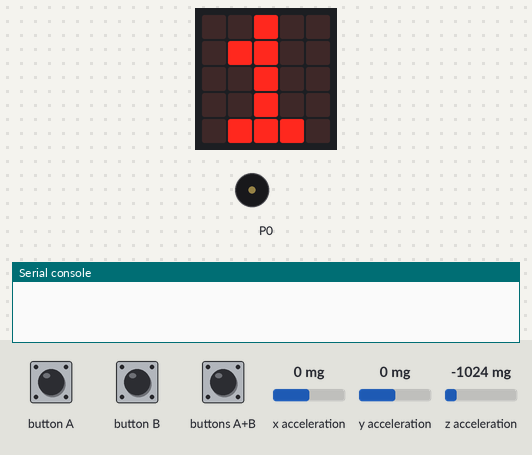
Recording of a program running on a simulated BBC micro:bit (MakeCode). Shown: the board's 5×5 LED display, buzzer (waves = sounding), the last lines printed to the serial console. Inputs (shaded band) come from the test bench; at power-on: x acceleration 0 mg, y acceleration 0 mg, z acceleration -1024 mg. Data-log rows are listed on the console.

Above: at 1.2 s.
1.3 s: buttons A+B pressed for 0.15 s
At 1.92 s:
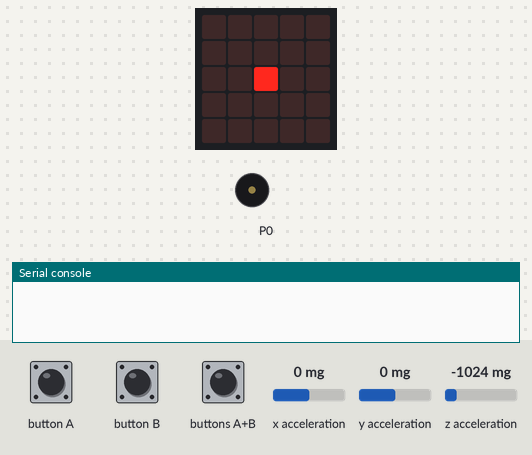
2.0 s: button A pressed for 0.15 s
At 2.2 s:
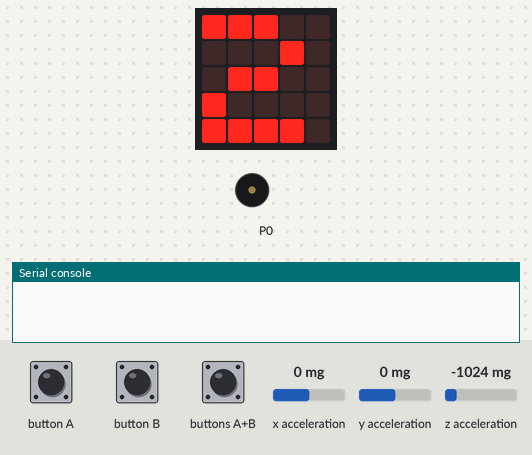
2.7 s: button A pressed for 0.15 s
At 34.8 s:
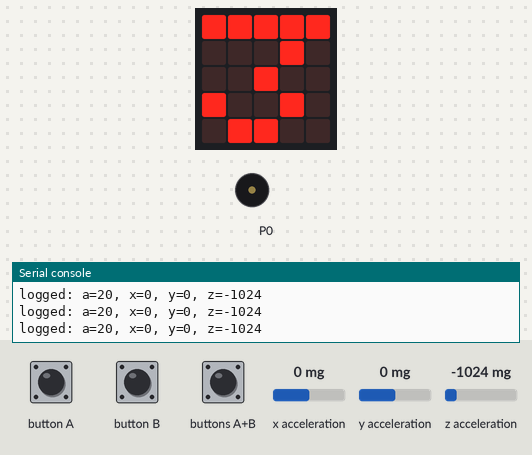
Timing chart, 0 to 35.8 s (numbered marks = the images above; inputs shaded):
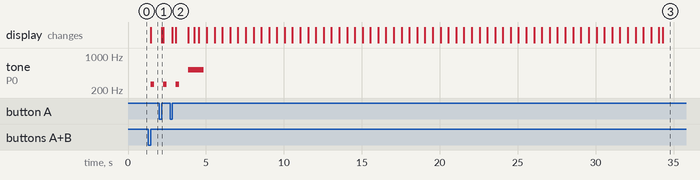

Measured:
- after the input at 1.3 s, tone on P0: silent → 262 Hz after 0.15 s, → silent 0.25 s later; the display: changes after 0.15 s (image 1)
- after the input at 2.0 s, the display: changes after 0.15 s (image 2)

The program:

main.ts
```typescript
function plotActivity (activitynum: number) {
    basic.showNumber(activitynum, 10)
}
datalogger.onLogFull(function () {
    basic.showIcon(IconNames.Skull)
    while (true) {

    }
})
function countdown () {
    basic.clearScreen()
    for (let index = 0; index <= 2; index++) {
        music.play(music.tonePlayable(262, music.beat(BeatFraction.Half)), music.PlaybackMode.InBackground)
        imagesAnimation[index].showImage(0)
        basic.pause(400)
    }
    music.play(music.tonePlayable(523, music.beat(BeatFraction.Double)), music.PlaybackMode.InBackground)
    basic.showLeds(`
        # # # # #
        # # # # #
        # # # # #
        # # # # #
        # # # # #
        `)
}
input.onButtonPressed(Button.A, function () {
    if (!(logging)) {
        current_activity += 1
        if (current_activity > 7) {
            current_activity = 1
        }
        plotActivity(current_activity)
    }
})
function startActivity (activityNumber: number, totalSamples: number) {
    logging = true
    plotActivity(activityNumber)
    current_samples = 0
    buffer_a.fill(0);
buffer_x.fill(0);
buffer_y.fill(0);
buffer_z.fill(0);
t_previous_ms = input.runningTime()
    while (logging) {
        while (input.runningTime() < t_previous_ms + recording_period_ms) {

        }
        t_current_ms = input.runningTime()
        buffer_a.setNumber(NumberFormat.Int16LE, current_samples * 2, t_current_ms - t_previous_ms)
buffer_x.setNumber(NumberFormat.Int16LE, current_samples * 2, input.acceleration(Dimension.X))
buffer_y.setNumber(NumberFormat.Int16LE, current_samples * 2, input.acceleration(Dimension.Y))
buffer_z.setNumber(NumberFormat.Int16LE, current_samples * 2, input.acceleration(Dimension.Z))
t_previous_ms = t_current_ms
        current_samples += 1
        if (current_samples >= totalSamples) {
            led.toggle(4, 0)
            datalogger.log(datalogger.createCV("a", "activity" + activityNumber))
            for (let index2 = 0; index2 <= totalSamples - 1; index2++) {
                datalogger.log(
                datalogger.createCV("a", buffer_a.getNumber(NumberFormat.Int16LE, index2 * 2)),
                datalogger.createCV("x", buffer_x.getNumber(NumberFormat.Int16LE, index2 * 2)),
                datalogger.createCV("y", buffer_y.getNumber(NumberFormat.Int16LE, index2 * 2)),
                datalogger.createCV("z", buffer_z.getNumber(NumberFormat.Int16LE, index2 * 2))
                )
            }
            music.play(music.builtinPlayableSoundEffect(soundExpression.spring), music.PlaybackMode.InBackground)
            logging = false
            plotActivity(activityNumber)
        }
        basic.pause(10)
    }
}
input.onButtonPressed(Button.AB, function () {
    if (!(logging)) {
        countdown()
        logging = true
    }
})
function checkerase () {
    if (input.buttonIsPressed(Button.B)) {
        basic.showIcon(IconNames.Heart)
        basic.pause(2000)
        if (!(input.buttonIsPressed(Button.B)) && input.buttonIsPressed(Button.A)) {
            basic.showIcon(IconNames.Skull)
            basic.pause(500)
            if (input.buttonIsPressed(Button.A)) {
                basic.showIcon(IconNames.Chessboard)
                datalogger.deleteLog(datalogger.DeleteType.Full)
                basic.showIcon(IconNames.Yes)
            }
        }
        basic.clearScreen()
    }
}
let logging = false
let imagesAnimation: Image[] = []
let recording_period_ms = 0
let current_activity = 0
let current_samples = 0
let t_previous_ms = 0
let t_current_ms = 0
current_activity = 1
recording_period_ms = 20
let activity_id_long = 5
let recording_time_seconds = 30
let recording_time_seconds_long = 80
let samples_per_activity = recording_time_seconds * 1000 / recording_period_ms
let samples_per_activity_long = recording_time_seconds_long * 1000 / recording_period_ms
imagesAnimation = [images.createImage(`
    . . . . .
    . . . . .
    . . # . .
    . . . . .
    . . . . .
    `), images.iconImage(IconNames.SmallSquare), images.iconImage(IconNames.Square)]
checkerase()
datalogger.includeTimestamp(FlashLogTimeStampFormat.None)
datalogger.mirrorToSerial(false)
datalogger.setColumnTitles(
"a",
"x",
"y",
"z"
)
let buffer_a = pins.createBuffer(samples_per_activity_long * 2)
let buffer_x = pins.createBuffer(samples_per_activity_long * 2)
let buffer_y = pins.createBuffer(samples_per_activity_long * 2)
let buffer_z = pins.createBuffer(samples_per_activity_long * 2)
plotActivity(current_activity)
loops.everyInterval(500, function () {
    if (logging) {
        for (let d_x = 0; d_x <= 4; d_x++) {
            for (let d_y = 0; d_y <= 4; d_y++) {
                if (led.pointBrightness(d_x, d_y) > 250) {
                    led.plotBrightness(d_x, d_y, 16)
                } else if (led.pointBrightness(d_x, d_y) > 1) {
                    led.plotBrightness(d_x, d_y, 255)
                }
            }
        }
    }
})
basic.forever(function () {
    if (logging) {
        if (current_activity < activity_id_long) {
            startActivity(current_activity, samples_per_activity)
        } else {
            startActivity(current_activity, samples_per_activity_long)
        }
    }
})
```
